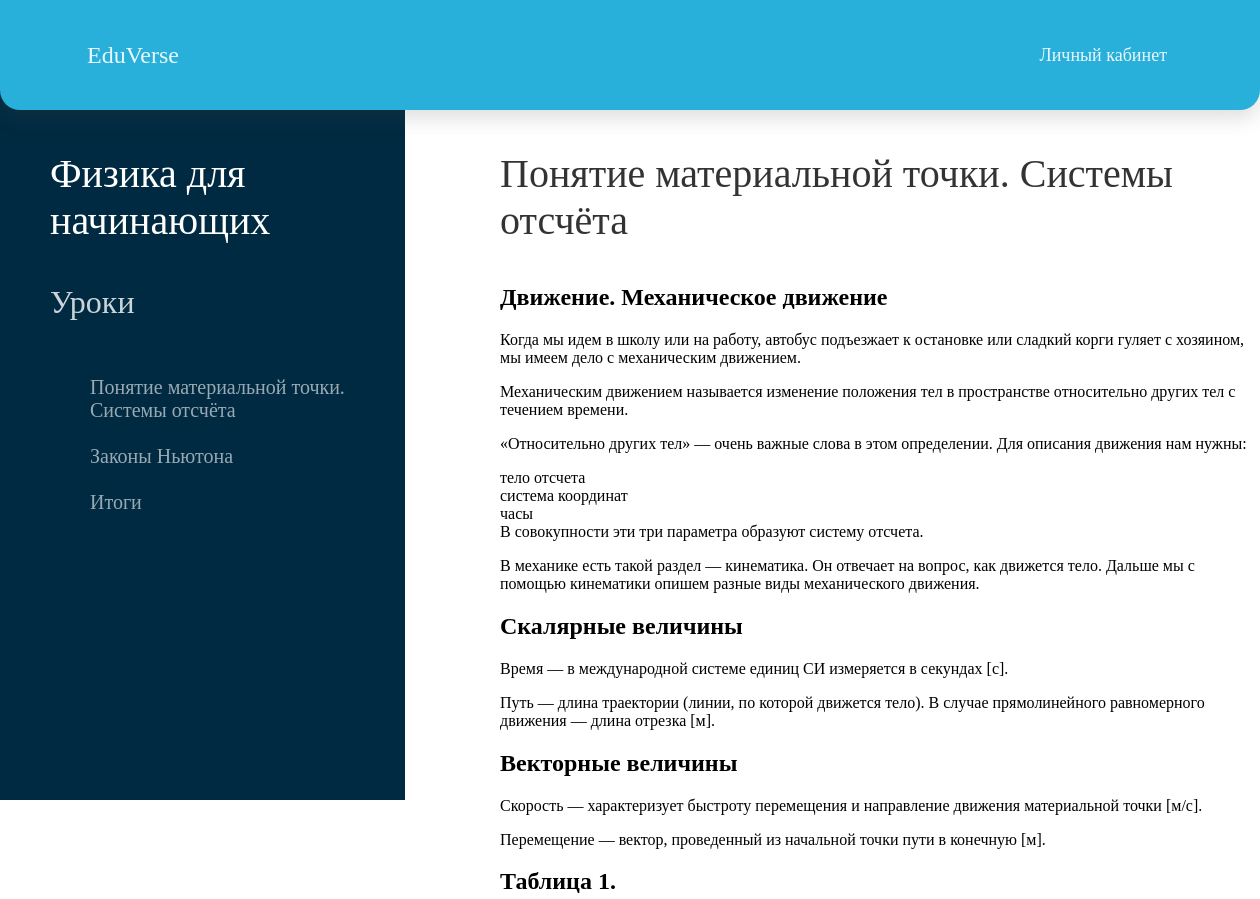
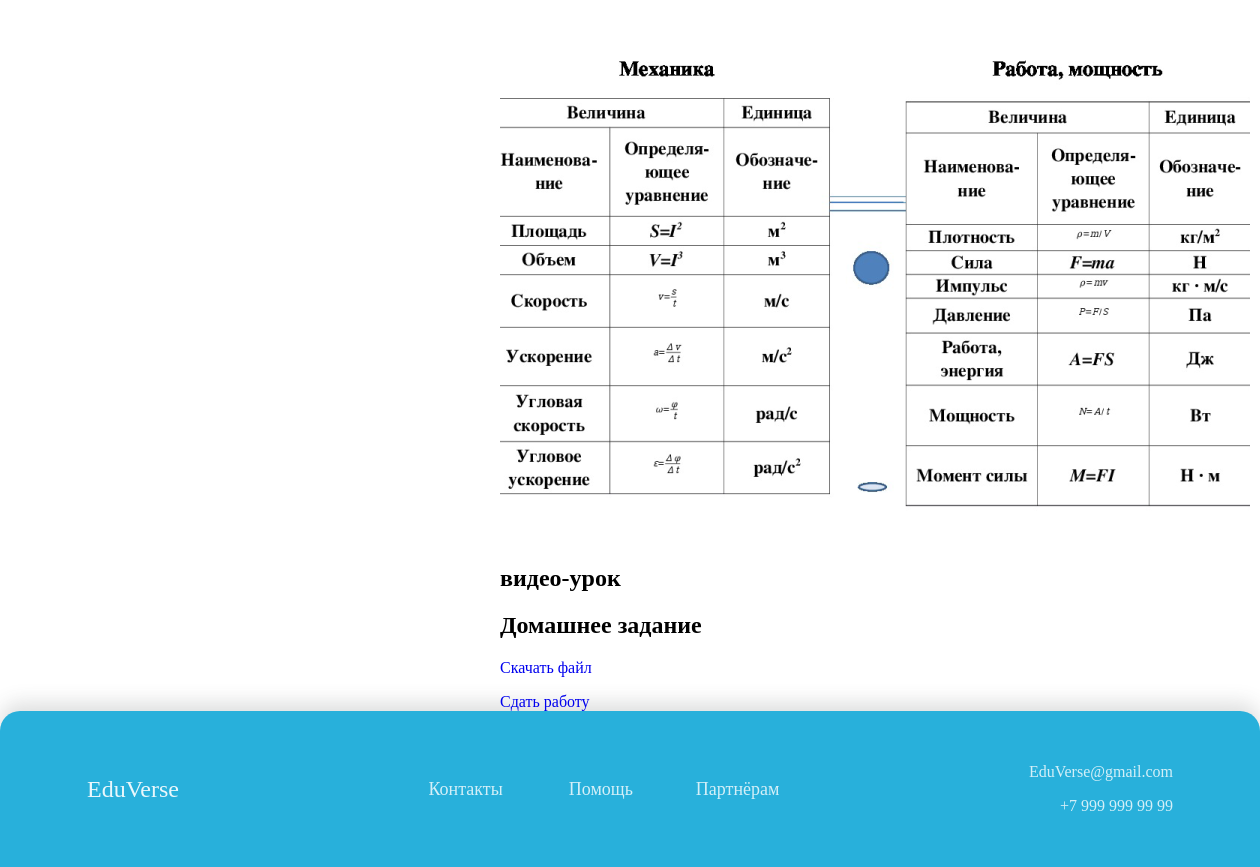
Screenshot of /students/course/15/ (signed in) with the database file from the repository (2 pictures, top to bottom).
### courses/models.py (models this page shows, shortened)
class Course(models.Model):
    owner = models.ForeignKey(User,
                              related_name='courses_created',
                              on_delete=models.CASCADE)
    subject = models.ForeignKey(Subject,
                                related_name='courses',
                                on_delete=models.CASCADE)
    title = models.CharField(max_length=200)
    slug = models.SlugField(max_length=200, unique=True)
    overview = models.TextField()
    created = models.DateTimeField(auto_now_add=True)
    students = models.ManyToManyField(User,
                                      related_name='courses_joined',
                                      blank=True)
    class Meta:
        ordering = ['-created']

class Module(models.Model):
    course = models.ForeignKey(Course,
                               related_name='modules',
                               on_delete=models.CASCADE)
    title = models.CharField(max_length=200)
    description = models.TextField(blank=True)
    order = OrderField(blank=True, for_fields=['course'])
    class Meta:
        ordering = ['order']

class Content(models.Model):
    module = models.ForeignKey(Module,
                               related_name='contents',
                               on_delete=models.CASCADE)
    content_type = models.ForeignKey(ContentType,
                                     on_delete=models.CASCADE,
                                     limit_choices_to={'model__in':(
                                     'text',
                                     'video',
                                     'image',
                                     'file')})
    object_id = models.PositiveIntegerField()
    item = GenericForeignKey('content_type', 'object_id')
    order = OrderField(blank=True, for_fields=['module'])
    class Meta:
        ordering = ['order']

class ItemBase(models.Model):
    owner = models.ForeignKey(User,
                              related_name='%(class)s_related',
                              on_delete=models.CASCADE)
    title = models.CharField(max_length=250)
    created = models.DateTimeField(auto_now_add=True)
    updated = models.DateTimeField(auto_now=True)
    class Meta:
        abstract = True
    def render(self):
     return render_to_string(
            f'courses/content/{self._meta.model_name}.html',
            {'item': self})

class Text(ItemBase):
    content = models.TextField()

class Image(ItemBase):
    file = models.FileField(upload_to='images')

class Video(ItemBase):
    url = models.URLField()

class File(ItemBase):
    file = models.FileField(upload_to='files')
    content = models.TextField(blank=True)

### students/views.py (the view)
class StudentCourseDetailView(DetailView):
    model = Course
    template_name = 'students/course/detail.html'
    def get_queryset(self):
        qs = super().get_queryset()
        return qs.filter(students__in=[self.request.user])
    def get_context_data(self, **kwargs):
        context = super().get_context_data(**kwargs)
        course = self.get_object()
        if 'module_id' in self.kwargs:
            context['module'] = course.modules.get(
                id=self.kwargs['module_id'])
        else:
            context['module'] = course.modules.all()[0]
        return context

### students/templates/students/course/detail.html (shortened to what this page needs)
{% extends "base.html" %}
{% block content %}
<div class="side_bar_module"></div>
  <div class="side_bar_module_content">
  <p style="font-size: 40px;">
    {{ object.title }}
  </p>
  <div class="contents">
    <p
    style="color: rgba(255, 255, 255, 0.80);
font-family: Gilroy;
font-size: 32px;"
    >Уроки</p>
    <ul id="modules">
      {% for m in object.modules.all %}
        <li class="lessons" data-id="{{ m.id }}" {% if m == module %}class="selected"{% endif %}>
          <a style="color: rgba(255, 255, 255, 0.60); font-size: 20px;"
                  href='{% url "student_course_detail_module" object.id m.id %}'>
            <br>
            {{ m.title }}
                        <br>
          </a>
        </li>
      {% empty %}
        <li>No modules yet.</li>
      {% endfor %}
    </ul>
  </div>
</div>
  </div>
<div class="module_content">
  <div class="module">
    <p style="
  color: rgba(0, 0, 0, 0.80);
font-family: Gilroy;
font-size: 40px;
font-style: normal;
font-weight: 500;
line-height: normal;
">
    {{ module.title }}
    </p>
      {% for content in module.contents.all %}
        {% with item=content.item %}
          <h2>{{ item.title }}</h2>
          {{ item.render }}
        {% endwith %}
      {% endfor %}
  </div>
  <a href="{% url 'student_course_detail_module' object.id module.id  %}add_homework" class="btn btn-primary">Сдать работу</a>
 </div>
{% endblock %}

### courses/templates/courses/content/text.html
{{ item.content|linebreaks }}

### courses/templates/courses/content/image.html
<p>
 <img src="{{ item.file.url }}" alt="{{ item.title }}">
</p>

### courses/templates/courses/content/file.html (shortened to what this page needs)
<p>
 <a href="{{ item.file.url }}" class="button">Скачать файл</a>
</p>

### courses/static/base.css (style rules this page uses)
html { height: 100%; overflow-x: hidden; }
body { height: 100%; margin: 0; font-family: Gilroy-Medium; font-weight: 500; }
a { text-decoration: none; }
li { list-style-type: none; }
.side_bar_module { box-sizing: border-box; background: rgba(0,0,0,0.3); width: 405px; position: absolute; z-index: -1; top: 0; background: #002A41; height: 100vh; position: fixed; }
.side_bar_module_content { box-sizing: border-box; width: 355px; position: absolute; z-index: 1; top: 0; color: #fff; height: 100vh; margin-top:110px; margin-left: 50px; }
.module_content { margin-left: 500px; margin-top: 0px; }
.lessons { list-style-image: url(../../../img/lesson_marker.svg.svg); }

### rows the page displays
Course: title "Физика для начинающих"
Module: title "Понятие материальной точки. Системы отсчёта"
Module: title "Законы Ньютона"
Module: title "Итоги"
Content: item "Движение. Механическое движение", item.content "Когда мы идем в школу или на работу, автобус подъезжает к остановке или сладкий корги гуляет с хозяином, мы имеем дело с механическим движением. Механическим движением называется изменение положения тел в пространстве относительно других тел с течением времени. «Относительно других тел» — очень важные слова в этом определении. Для описания движения нам нужны: тело отсчета система координат часы В совокупности эти три параметра образуют систему отсчета. В механике есть такой раздел — кинематика. Он отвечает на вопрос, как движется тело. Дальше мы с помощью кинематики опишем разные виды механического движения."
Content: item "Скалярные величины", item.content "Время — в международной системе единиц СИ измеряется в секундах [с]. Путь — длина траектории (линии, по которой движется тело). В случае прямолинейного равномерного движения — длина отрезка [м]."
Content: item "Векторные величины", item.content "Скорость — характеризует быстроту перемещения и направление движения материальной точки [м/с]. Перемещение — вектор, проведенный из начальной точки пути в конечную [м]."
Content: item "Таблица 1.", item.file (picture)
Content: item "видео-урок"
Content: item "Домашнее задание"
